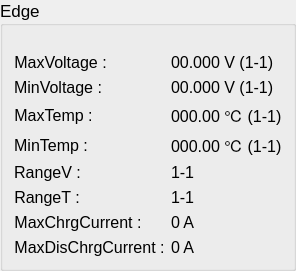
               <widget class="QGroupBox" name="m_edge">
                <property name="font">
                 <font>
                  <pointsize>13</pointsize>
                 </font>
                </property>
                <property name="title">
                 <string>Edge</string>
                </property>
                <layout class="QVBoxLayout" name="verticalLayout_14">
                 <property name="topMargin">
                  <number>27</number>
                 </property>
                 <item>
                  <layout class="QFormLayout" name="formLayout_24">
                   <property name="labelAlignment">
                    <set>Qt::AlignLeading|Qt::AlignLeft|Qt::AlignVCenter</set>
                   </property>
                   <item row="0" column="0">
                    <widget class="QLabel" name="label_83">
                     <property name="font">
                      <font>
                       <pointsize>12</pointsize>
                       <weight>50</weight>
                       <bold>false</bold>
                      </font>
                     </property>
                     <property name="text">
                      <string>MaxVoltage :</string>
                     </property>
                     <property name="alignment">
                      <set>Qt::AlignCenter</set>
                     </property>
                    </widget>
                   </item>
                   <item row="0" column="1">
                    <widget class="QLabel" name="m_maxV">
                     <property name="font">
                      <font>
                       <pointsize>12</pointsize>
                       <weight>50</weight>
                       <bold>false</bold>
                      </font>
                     </property>
                     <property name="text">
                      <string notr="true">00.000 V (1-1)</string>
                     </property>
                     <property name="alignment">
                      <set>Qt::AlignLeading|Qt::AlignLeft|Qt::AlignVCenter</set>
                     </property>
                    </widget>
                   </item>
                   <item row="1" column="0">
                    <widget class="QLabel" name="label_84">
                     <property name="font">
                      <font>
                       <pointsize>12</pointsize>
                       <weight>50</weight>
                       <bold>false</bold>
                      </font>
                     </property>
                     <property name="text">
                      <string>MinVoltage :</string>
                     </property>
                     <property name="alignment">
                      <set>Qt::AlignCenter</set>
                     </property>
                    </widget>
                   </item>
                   <item row="1" column="1">
                    <widget class="QLabel" name="m_minV">
                     <property name="font">
                      <font>
                       <pointsize>12</pointsize>
                       <weight>50</weight>
                       <bold>false</bold>
                      </font>
                     </property>
                     <property name="text">
                      <string notr="true">00.000 V (1-1)</string>
                     </property>
                     <property name="alignment">
                      <set>Qt::AlignLeading|Qt::AlignLeft|Qt::AlignVCenter</set>
                     </property>
                    </widget>
                   </item>
                   <item row="2" column="0">
                    <widget class="QLabel" name="label_85">
                     <property name="font">
                      <font>
                       <pointsize>12</pointsize>
                       <weight>50</weight>
                       <bold>false</bold>
                      </font>
                     </property>
                     <property name="text">
                      <string>MaxTemp :</string>
                     </property>
                     <property name="alignment">
                      <set>Qt::AlignCenter</set>
                     </property>
                    </widget>
                   </item>
                   <item row="2" column="1">
                    <widget class="QLabel" name="m_maxT">
                     <property name="font">
                      <font>
                       <pointsize>12</pointsize>
                       <weight>50</weight>
                       <bold>false</bold>
                      </font>
                     </property>
                     <property name="text">
                      <string notr="true">000.00 ℃ (1-1)</string>
                     </property>
                     <property name="alignment">
                      <set>Qt::AlignLeading|Qt::AlignLeft|Qt::AlignVCenter</set>
                     </property>
                    </widget>
                   </item>
                   <item row="3" column="0">
                    <widget class="QLabel" name="label_86">
                     <property name="font">
                      <font>
                       <pointsize>12</pointsize>
                       <weight>50</weight>
                       <bold>false</bold>
                      </font>
                     </property>
                     <property name="text">
                      <string>MinTemp :</string>
                     </property>
                     <property name="alignment">
                      <set>Qt::AlignCenter</set>
                     </property>
                    </widget>
                   </item>
                   <item row="3" column="1">
                    <widget class="QLabel" name="m_minT">
                     <property name="font">
                      <font>
                       <pointsize>12</pointsize>
                       <weight>50</weight>
                       <bold>false</bold>
                      </font>
                     </property>
                     <property name="text">
                      <string notr="true">000.00 ℃ (1-1)</string>
                     </property>
                     <property name="alignment">
                      <set>Qt::AlignLeading|Qt::AlignLeft|Qt::AlignVCenter</set>
                     </property>
                    </widget>
                   </item>
                   <item row="4" column="0">
                    <widget class="QLabel" name="label_87">
                     <property name="font">
                      <font>
                       <pointsize>12</pointsize>
                       <weight>50</weight>
                       <bold>false</bold>
                      </font>
                     </property>
                     <property name="text">
                      <string>RangeV :</string>
                     </property>
                     <property name="alignment">
                      <set>Qt::AlignCenter</set>
                     </property>
                    </widget>
                   </item>
                   <item row="4" column="1">
                    <widget class="QLabel" name="m_rangeV">
                     <property name="font">
                      <font>
                       <pointsize>12</pointsize>
                       <weight>50</weight>
                       <bold>false</bold>
                      </font>
                     </property>
                     <property name="text">
                      <string>1-1</string>
                     </property>
                     <property name="alignment">
                      <set>Qt::AlignLeading|Qt::AlignLeft|Qt::AlignVCenter</set>
                     </property>
                    </widget>
                   </item>
                   <item row="5" column="0">
                    <widget class="QLabel" name="label_88">
                     <property name="font">
                      <font>
                       <pointsize>12</pointsize>
                       <weight>50</weight>
                       <bold>false</bold>
                      </font>
                     </property>
                     <property name="text">
                      <string>RangeT :</string>
                     </property>
                     <property name="alignment">
                      <set>Qt::AlignCenter</set>
                     </property>
                    </widget>
                   </item>
                   <item row="5" column="1">
                    <widget class="QLabel" name="m_rangeT">
                     <property name="font">
                      <font>
                       <pointsize>12</pointsize>
                       <weight>50</weight>
                       <bold>false</bold>
                      </font>
                     </property>
                     <property name="text">
                      <string>1-1</string>
                     </property>
                     <property name="alignment">
                      <set>Qt::AlignLeading|Qt::AlignLeft|Qt::AlignVCenter</set>
                     </property>
                    </widget>
                   </item>
                   <item row="6" column="0">
                    <widget class="QLabel" name="label_89">
                     <property name="font">
                      <font>
                       <pointsize>12</pointsize>
                       <weight>50</weight>
                       <bold>false</bold>
                      </font>
                     </property>
                     <property name="text">
                      <string>MaxChrgCurrent :</string>
                     </property>
                     <property name="alignment">
                      <set>Qt::AlignCenter</set>
                     </property>
                    </widget>
                   </item>
                   <item row="7" column="0">
                    <widget class="QLabel" name="label_90">
                     <property name="font">
                      <font>
                       <pointsize>12</pointsize>
                       <weight>50</weight>
                       <bold>false</bold>
                      </font>
                     </property>
                     <property name="text">
                      <string>MaxDisChrgCurrent :</string>
                     </property>
                     <property name="alignment">
                      <set>Qt::AlignCenter</set>
                     </property>
                    </widget>
                   </item>
                   <item row="6" column="1">
                    <widget class="QLabel" name="m_max_chrg_current">
                     <property name="font">
                      <font>
                       <pointsize>12</pointsize>
                       <weight>50</weight>
                       <bold>false</bold>
                      </font>
                     </property>
                     <property name="text">
                      <string>0 A</string>
                     </property>
                     <property name="alignment">
                      <set>Qt::AlignLeading|Qt::AlignLeft|Qt::AlignVCenter</set>
                     </property>
                    </widget>
                   </item>
                   <item row="7" column="1">
                    <widget class="QLabel" name="m_max_dischrg_current">
                     <property name="font">
                      <font>
                       <pointsize>12</pointsize>
                       <weight>50</weight>
                       <bold>false</bold>
                      </font>
                     </property>
                     <property name="text">
                      <string>0 A</string>
                     </property>
                     <property name="alignment">
                      <set>Qt::AlignLeading|Qt::AlignLeft|Qt::AlignVCenter</set>
                     </property>
                    </widget>
                   </item>
                  </layout>
                 </item>
                </layout>
               </widget>
